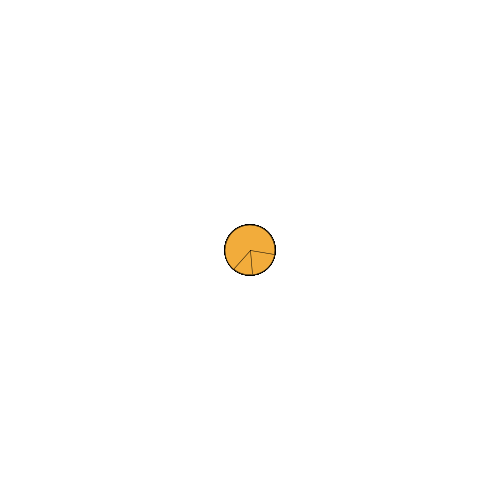
Frame 1 (no input)
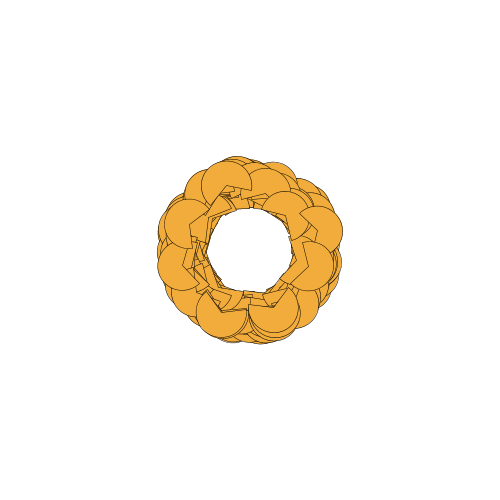
Frame 60 (the mouse pressed at the canvas centre just before this capture)
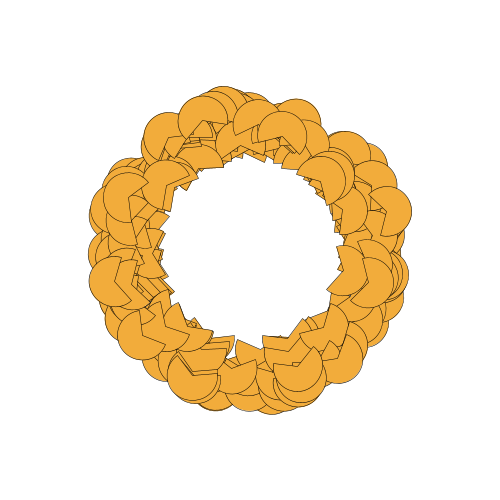
Frame 120 (the mouse held since frame 60 and released just before this capture)

The Processing sketch that drew these frames (run headless with seeded random() and noise(); from frame 60 on, the mouse is pressed at the canvas centre):

// Processing sketch: e04_losowaPredkoscWieleArrayListPierogi2
// ── e04_losowaPredkoscWieleArrayListPierogi2.pde

ArrayList<Pierog> pierogi = new ArrayList<Pierog>();

void setup() {
  size(500, 500);
  for(int i=0; i<200; i++) {
    pierogi.add(new Pierog());
  }
}

void draw() {
  background(255);
  
  for(Pierog p : pierogi) {
    p.rysuj();
    p.aktualizuj();
  }
 
}

// ── Pierog.pde
class Pierog {
  PVector gdzieJest;
  PVector predkosc;

  Pierog() {
    gdzieJest = new PVector(250, 250);
    predkosc = PVector.random2D(); //predkosc jeden w losowym kierunku
    predkosc.mult(random(0.8,1.2));
  }
  
  void aktualizuj() {
    gdzieJest.add(predkosc);
  }

  void rysuj() {
    strokeWeight(15);
    strokeWeight(0.5);
    fill(#F2AC3B);
    arc(gdzieJest.x, gdzieJest.y, 50, 50, predkosc.heading()-PI/1.5, predkosc.heading()+PI/1.5, PIE);
  }
}
